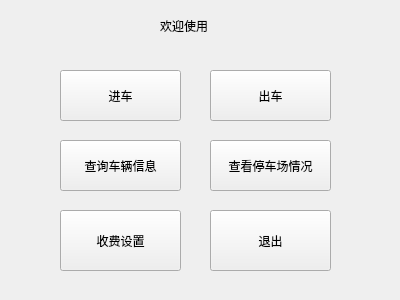
<?xml version="1.0" encoding="UTF-8"?>
<ui version="4.0">
 <class>Parking</class>
 <widget class="QWidget" name="Parking">
  <property name="geometry">
   <rect>
    <x>0</x>
    <y>0</y>
    <width>400</width>
    <height>300</height>
   </rect>
  </property>
  <property name="windowTitle">
   <string>Form</string>
  </property>
  <widget class="QLabel" name="label">
   <property name="geometry">
    <rect>
     <x>160</x>
     <y>10</y>
     <width>141</width>
     <height>31</height>
    </rect>
   </property>
   <property name="styleSheet">
    <string notr="true">font: 14pt &quot;宋体&quot;;</string>
   </property>
   <property name="text">
    <string>欢迎使用</string>
   </property>
  </widget>
  <widget class="QPushButton" name="pushButton">
   <property name="geometry">
    <rect>
     <x>60</x>
     <y>70</y>
     <width>121</width>
     <height>51</height>
    </rect>
   </property>
   <property name="text">
    <string>进车</string>
   </property>
  </widget>
  <widget class="QPushButton" name="pushButton_2">
   <property name="geometry">
    <rect>
     <x>210</x>
     <y>70</y>
     <width>121</width>
     <height>51</height>
    </rect>
   </property>
   <property name="text">
    <string>出车</string>
   </property>
  </widget>
  <widget class="QPushButton" name="pushButton_3">
   <property name="geometry">
    <rect>
     <x>60</x>
     <y>140</y>
     <width>121</width>
     <height>51</height>
    </rect>
   </property>
   <property name="text">
    <string>查询车辆信息</string>
   </property>
  </widget>
  <widget class="QPushButton" name="pushButton_4">
   <property name="geometry">
    <rect>
     <x>210</x>
     <y>140</y>
     <width>121</width>
     <height>51</height>
    </rect>
   </property>
   <property name="text">
    <string>查看停车场情况</string>
   </property>
  </widget>
  <widget class="QPushButton" name="pushButton_5">
   <property name="geometry">
    <rect>
     <x>210</x>
     <y>210</y>
     <width>121</width>
     <height>61</height>
    </rect>
   </property>
   <property name="text">
    <string>退出</string>
   </property>
  </widget>
  <widget class="QPushButton" name="pushButton_6">
   <property name="geometry">
    <rect>
     <x>60</x>
     <y>210</y>
     <width>121</width>
     <height>61</height>
    </rect>
   </property>
   <property name="text">
    <string>收费设置</string>
   </property>
  </widget>
 </widget>
 <resources/>
 <connections>
  <connection>
   <sender>pushButton_5</sender>
   <signal>clicked()</signal>
   <receiver>Parking</receiver>
   <slot>close()</slot>
   <hints>
    <hint type="sourcelabel">
     <x>258</x>
     <y>226</y>
    </hint>
    <hint type="destinationlabel">
     <x>97</x>
     <y>195</y>
    </hint>
   </hints>
  </connection>
 </connections>
</ui>
